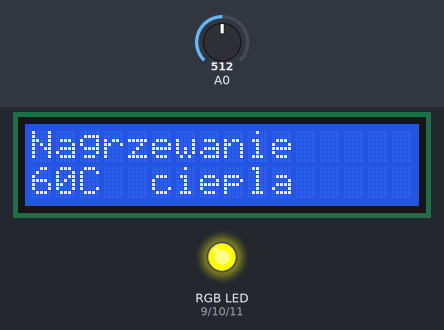
Recording of a sketch running on a simulated Arduino Uno, built with avr-gcc and run on an emulated ATmega328P. On the bench: 16×2 character LCD, an RGB LED mixed from three pins (HIGH = lit). Inputs (shaded band) come from the test bench; at power-on: A0 = 512.

Above: at 1.2 s.
1.3 s: A0 set to 640
At 2.5 s:
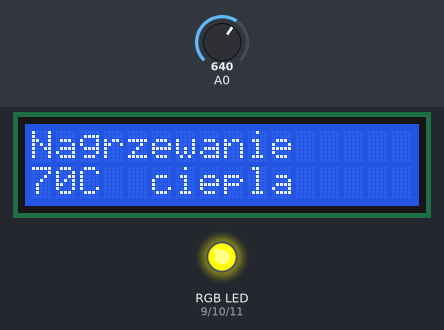
2.8 s: A0 set to 665
At 4.0 s:
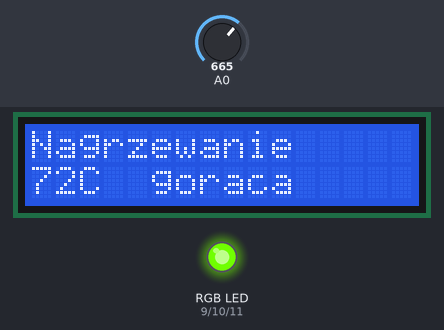
4.3 s: A0 set to 900
At 4.7 s:
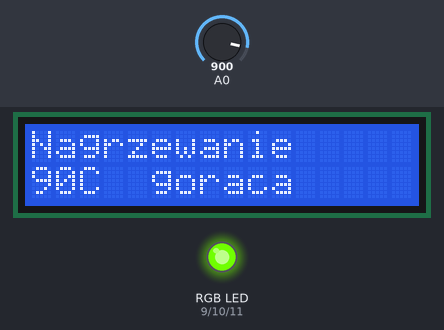
5.8 s: A0 set to 916
At 6.3 s:
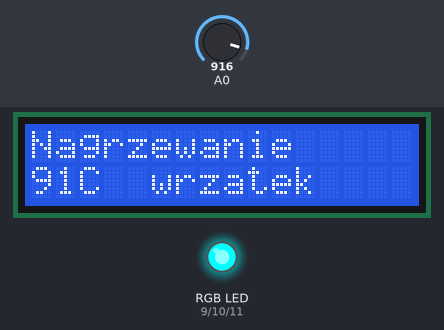
7.3 s: A0 set to 306
At 7.8 s:
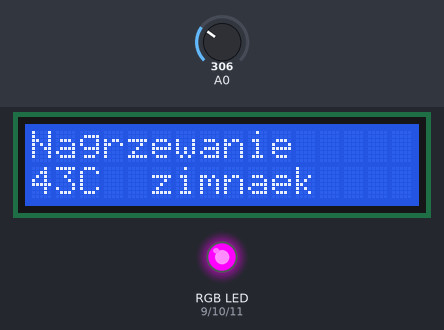
8.8 s: A0 set to 382
At 9.9 s:
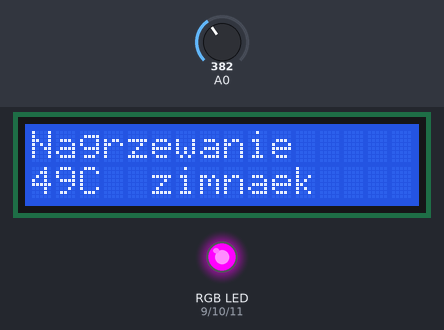
10.3 s: A0 set to 404
Timing chart, 0 to 12.8 s (numbered marks = the images above; inputs shaded):
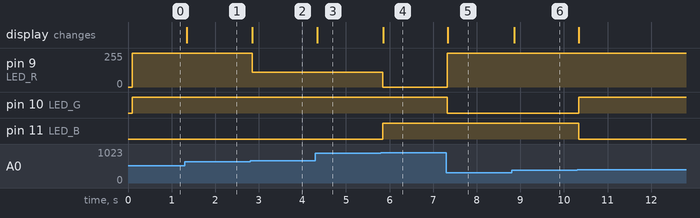

The sketch:

Zad4.ino
```cpp
#include <LiquidCrystal_I2C.h>
#include <OneWire.h>
#include <DallasTemperature.h>
#include <Wire.h>

#define ONE_WIRE_BUS 2
#define LED_R 9
#define LED_G 10
#define LED_B 11

// Setup a oneWire instance to communicate with any OneWire devices (not just Maxim/Dallas temperature ICs)
OneWire oneWire(ONE_WIRE_BUS);

// Pass our oneWire reference to Dallas Temperature.
DallasTemperature sensors(&oneWire);

LiquidCrystal_I2C lcd(0x27, 16, 2);

void setup() {
  pinMode(LED_R, OUTPUT);
  pinMode(LED_G, OUTPUT);
  pinMode(LED_B, OUTPUT);

  Serial.begin(19200);
  lcd.init();
  lcd.backlight();
  sensors.begin();
}

void setColor(int r, int g, int b) {
  analogWrite(LED_R, 255-r);
  analogWrite(LED_G, 255-g);
  analogWrite(LED_B, 255-b);
}

void loop() {
  int potValue = analogRead(A0);
  int tempC = map(potValue, 0, 1023, 20, 100);

  lcd.setCursor(0,0);
  lcd.print("Nagrzewanie");
  lcd.setCursor(0,1);
  lcd.print(tempC);
  lcd.print("C  ");


  if (tempC < 50) {
    setColor(0, 255, 0); // zimna
      lcd.print("zimna");
  } else if (tempC > 50 && tempC < 70) {
    setColor(0, 0, 255); // ciepła
      lcd.print("ciepla ");
  } else if (tempC > 70 && tempC < 80) {
    setColor(143, 0, 255); // cieplejsza
      lcd.print("goraca  ");
  } else if (tempC > 80 && tempC < 90) {
    setColor(255, 255, 0); // gorąca
      lcd.print("goretsza  ");
  } else if (tempC > 90) {
    setColor(255, 0, 0);// wrzątek
      lcd.print("wrzatek  ");
  }
   delay(20);
}
```

Measured:
- the behaviour switches between 652 and 653 on A0 (found by bisection; images 1 and 2)
- the behaviour switches between 907 and 908 on A0 (found by bisection; images 3 and 4)
- after the input at 1.3 s, the display: changes at once (image 1)
- after the input at 2.8 s, pin 9 (LED_R): 255/255 → 112/255 after 0.05 s; the display: changes after 0.06 s (image 2)
- after the input at 4.3 s, the display: changes at once (image 3)
- after the input at 5.8 s, pin 9 (LED_R): 112/255 → 0/255 after 0.05 s; pin 11 (LED_B): LOW → HIGH after 0.05 s; the display: changes after 0.05 s (image 4)
- after the input at 7.3 s, pin 9 (LED_R): 0/255 → 255/255 at once; pin 10 (LED_G): HIGH → LOW at once; the display: changes at once (image 5)
- after the input at 8.8 s, the display: changes after 0.06 s (image 6)
- after the input at 10.3 s, pin 10 (LED_G): LOW → HIGH at once; pin 11 (LED_B): HIGH → LOW at once
